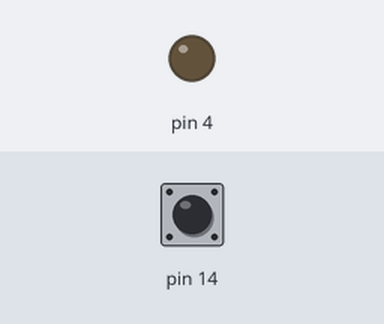
Bench run of a sketch on a simulated Arduino Uno, built with avr-gcc and run on an emulated ATmega328P. Shown: output pins drawn as LEDs (lit = HIGH). The test bench sets the inputs (shaded band); at power-on: pin 14 HIGH.

Above: at 1.2 s.
1.3 s: pin 14 pulled LOW for 0.15 s
At 1.37 s:
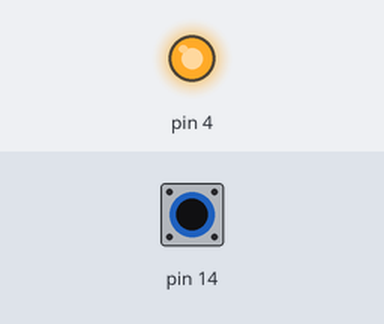
2.9 s: pin 14 pulled LOW for 3.2 s
At 6.6 s:
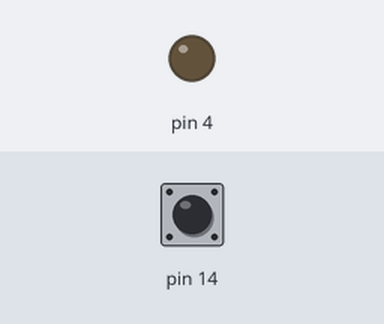
Timing chart, 0 to 8.1 s (numbered marks = the images above; inputs shaded):
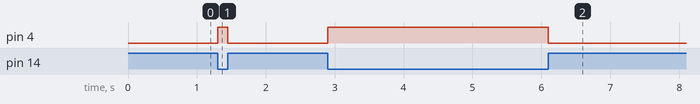

Measured:
- after the input at 1.3 s, pin 4: LOW → HIGH at once, → LOW 0.15 s later
- after the input at 2.9 s, pin 4: LOW → HIGH at once, → LOW 3.2 s later

The sketch:

lab5_zad3.ino
```cpp
void setup() {
  PORTC = PORTC |  _BV(0) ;
  DDRD = DDRD | _BV(4);
  Serial.begin(9600);
}

void loop() {
  if((PINC & B00000001) == 0){
    PORTD |= _BV(4);
  }
  else{
  	PORTD &= ~_BV(4);
  }
}
```
